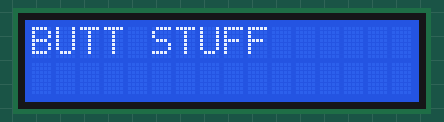
This sketch was run on a simulated Arduino Uno, built with avr-gcc and run on an emulated ATmega328P. Parts: 16×2 character LCD.

Above: at 0.1 s.
At 1.79 s:
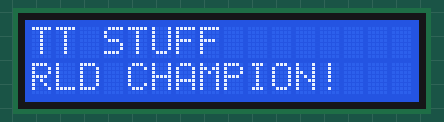
At 2.24 s:
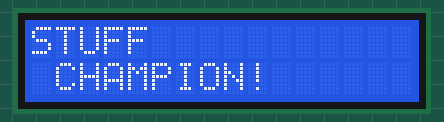
At 2.69 s:
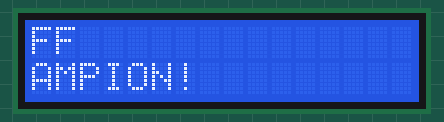
At 3.6 s:
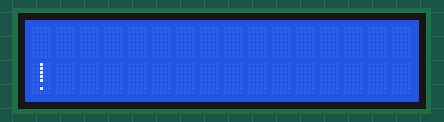
At 5.7 s:
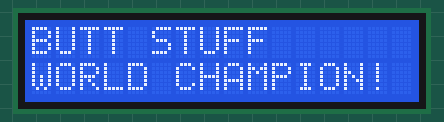

The sketch:

scrnCntrlTst.ino
```cpp
#include<LiquidCrystal.h>

LiquidCrystal lcd(7,6,5,4,3,2);

void setup(){
	lcd.begin(16, 2);
}

void loop(){
	lcd.setCursor(0,0);
	lcd.print("BUTT STUFF");
	delay(500);
	lcd.setCursor(0,1);
	lcd.print("WORLD CHAMPION!");
	delay(1000);
	for (int positionCounter  = 0; positionCounter < 14; positionCounter++){
		lcd.scrollDisplayLeft();
		delay(150);
	}
delay(1000);
lcd.clear();
delay(500);

}
```

Measured:
- by itself, everything shown: repeats every 5.1 s, in 17 steps
- what the display in image 5 shows lasts 1.0 s, from 5.7 s to 6.7 s
